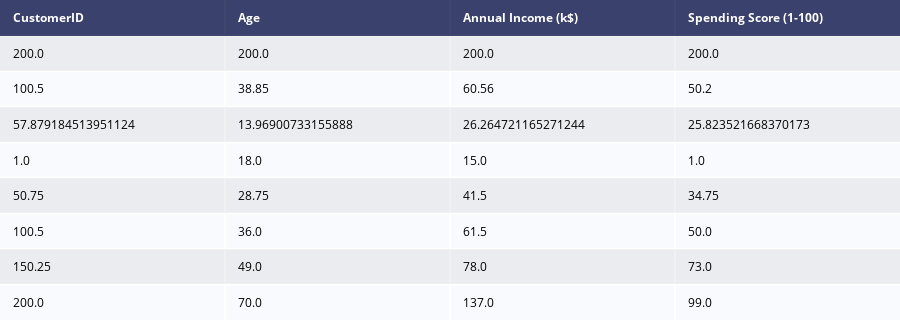

Write notebook code for a chart like this one.
### Code cell
##### Check the Descriptions of the datasets using plotly library. 
desc = ff.create_table(mall_data.describe())
py.iplot(desc)

### Figure 1 — Plotly figure (JSON) as saved in the notebook; plotly's stock layout.template omitted (floating-point values rounded to 4 significant figures)
{"data": [{"colorscale": [[0, "#00083e"], [0.5, "#ededee"], [1, "#ffffff"]], "hoverinfo": "none", "opacity": 0.75, "showscale": false, "z": [[0, 0, 0, 0], [0.5, 0.5, 0.5, 0.5], [1, 1, 1, 1], [0.5, 0.5, 0.5, 0.5], [1, 1, 1, 1], [0.5, 0.5, 0.5, 0.5], [1, 1, 1, 1], [0.5, 0.5, 0.5, 0.5], [1, 1, 1, 1]], "type": "heatmap"}], "layout": {"annotations": [{"align": "left", "font": {"color": "#ffffff"}, "showarrow": false, "text": "<b>CustomerID</b>", "x": -0.45, "xanchor": "left", "xref": "x", "y": 0, "yref": "y"}, {"align": "left", "font": {"color": "#ffffff"}, "showarrow": false, "text": "<b>Age</b>", "x": 0.55, "xanchor": "left", "xref": "x", "y": 0, "yref": "y"}, {"align": "left", "font": {"color": "#ffffff"}, "showarrow": false, "text": "<b>Annual Income (k$)</b>", "x": 1.55, "xanchor": "left", "xref": "x", "y": 0, "yref": "y"}, {"align": "left", "font": {"color": "#ffffff"}, "showarrow": false, "text": "<b>Spending Score (1-100)</b>", "x": 2.55, "xanchor": "left", "xref": "x", "y": 0, "yref": "y"}, {"align": "left", "font": {"color": "#000000"}, "showarrow": false, "text": "200.0", "x": -0.45, "xanchor": "left", "xref": "x", "y": 1, "yref": "y"}, {"align": "left", "font": {"color": "#000000"}, "showarrow": false, "text": "200.0", "x": 0.55, "xanchor": "left", "xref": "x", "y": 1, "yref": "y"}, {"align": "left", "font": {"color": "#000000"}, "showarrow": false, "text": "200.0", "x": 1.55, "xanchor": "left", "xref": "x", "y": 1, "yref": "y"}, {"align": "left", "font": {"color": "#000000"}, "showarrow": false, "text": "200.0", "x": 2.55, "xanchor": "left", "xref": "x", "y": 1, "yref": "y"}, {"align": "left", "font": {"color": "#000000"}, "showarrow": false, "text": "100.5", "x": -0.45, "xanchor": "left", "xref": "x", "y": 2, "yref": "y"}, {"align": "left", "font": {"color": "#000000"}, "showarrow": false, "text": "38.85", "x": 0.55, "xanchor": "left", "xref": "x", "y": 2, "yref": "y"}, {"align": "left", "font": {"color": "#000000"}, "showarrow": false, "text": "60.56", "x": 1.55, "xanchor": "left", "xref": "x", "y": 2, "yref": "y"}, {"align": "left", "font": {"color": "#000000"}, "showarrow": false, "text": "50.2", "x": 2.55, "xanchor": "left", "xref": "x", "y": 2, "yref": "y"}, {"align": "left", "font": {"color": "#000000"}, "showarrow": false, "text": "57.879184513951124", "x": -0.45, "xanchor": "left", "xref": "x", "y": 3, "yref": "y"}, {"align": "left", "font": {"color": "#000000"}, "showarrow": false, "text": "13.96900733155888", "x": 0.55, "xanchor": "left", "xref": "x", "y": 3, "yref": "y"}, {"align": "left", "font": {"color": "#000000"}, "showarrow": false, "text": "26.264721165271244", "x": 1.55, "xanchor": "left", "xref": "x", "y": 3, "yref": "y"}, {"align": "left", "font": {"color": "#000000"}, "showarrow": false, "text": "25.823521668370173", "x": 2.55, "xanchor": "left", "xref": "x", "y": 3, "yref": "y"}, {"align": "left", "font": {"color": "#000000"}, "showarrow": false, "text": "1.0", "x": -0.45, "xanchor": "left", "xref": "x", "y": 4, "yref": "y"}, {"align": "left", "font": {"color": "#000000"}, "showarrow": false, "text": "18.0", "x": 0.55, "xanchor": "left", "xref": "x", "y": 4, "yref": "y"}, {"align": "left", "font": {"color": "#000000"}, "showarrow": false, "text": "15.0", "x": 1.55, "xanchor": "left", "xref": "x", "y": 4, "yref": "y"}, {"align": "left", "font": {"color": "#000000"}, "showarrow": false, "text": "1.0", "x": 2.55, "xanchor": "left", "xref": "x", "y": 4, "yref": "y"}, {"align": "left", "font": {"color": "#000000"}, "showarrow": false, "text": "50.75", "x": -0.45, "xanchor": "left", "xref": "x", "y": 5, "yref": "y"}, {"align": "left", "font": {"color": "#000000"}, "showarrow": false, "text": "28.75", "x": 0.55, "xanchor": "left", "xref": "x", "y": 5, "yref": "y"}, {"align": "left", "font": {"color": "#000000"}, "showarrow": false, "text": "41.5", "x": 1.55, "xanchor": "left", "xref": "x", "y": 5, "yref": "y"}, {"align": "left", "font": {"color": "#000000"}, "showarrow": false, "text": "34.75", "x": 2.55, "xanchor": "left", "xref": "x", "y": 5, "yref": "y"}, {"align": "left", "font": {"color": "#000000"}, "showarrow": false, "text": "100.5", "x": -0.45, "xanchor": "left", "xref": "x", "y": 6, "yref": "y"}, {"align": "left", "font": {"color": "#000000"}, "showarrow": false, "text": "36.0", "x": 0.55, "xanchor": "left", "xref": "x", "y": 6, "yref": "y"}, {"align": "left", "font": {"color": "#000000"}, "showarrow": false, "text": "61.5", "x": 1.55, "xanchor": "left", "xref": "x", "y": 6, "yref": "y"}, {"align": "left", "font": {"color": "#000000"}, "showarrow": false, "text": "50.0", "x": 2.55, "xanchor": "left", "xref": "x", "y": 6, "yref": "y"}, {"align": "left", "font": {"color": "#000000"}, "showarrow": false, "text": "150.25", "x": -0.45, "xanchor": "left", "xref": "x", "y": 7, "yref": "y"}, {"align": "left", "font": {"color": "#000000"}, "showarrow": false, "text": "49.0", "x": 0.55, "xanchor": "left", "xref": "x", "y": 7, "yref": "y"}, {"align": "left", "font": {"color": "#000000"}, "showarrow": false, "text": "78.0", "x": 1.55, "xanchor": "left", "xref": "x", "y": 7, "yref": "y"}, {"align": "left", "font": {"color": "#000000"}, "showarrow": false, "text": "73.0", "x": 2.55, "xanchor": "left", "xref": "x", "y": 7, "yref": "y"}, {"align": "left", "font": {"color": "#000000"}, "showarrow": false, "text": "200.0", "x": -0.45, "xanchor": "left", "xref": "x", "y": 8, "yref": "y"}, {"align": "left", "font": {"color": "#000000"}, "showarrow": false, "text": "70.0", "x": 0.55, "xanchor": "left", "xref": "x", "y": 8, "yref": "y"}, {"align": "left", "font": {"color": "#000000"}, "showarrow": false, "text": "137.0", "x": 1.55, "xanchor": "left", "xref": "x", "y": 8, "yref": "y"}, {"align": "left", "font": {"color": "#000000"}, "showarrow": false, "text": "99.0", "x": 2.55, "xanchor": "left", "xref": "x", "y": 8, "yref": "y"}], "height": 320, "margin": {"b": 0, "l": 0, "r": 0, "t": 0}, "xaxis": {"dtick": 1, "gridwidth": 2, "showticklabels": false, "tick0": -0.5, "ticks": "", "zeroline": false}, "yaxis": {"autorange": "reversed", "dtick": 1, "gridwidth": 2, "showticklabels": false, "tick0": 0.5, "ticks": "", "zeroline": false}}}
